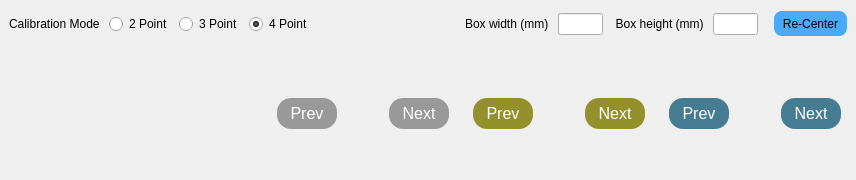
      <widget class="QWidget" name="widgetMain" native="true">
       <property name="sizePolicy">
        <sizepolicy hsizetype="Preferred" vsizetype="Preferred">
         <horstretch>1</horstretch>
         <verstretch>0</verstretch>
        </sizepolicy>
       </property>
       <layout class="QVBoxLayout" name="verticalLayout_10" stretch="0,1,0">
        <property name="spacing">
         <number>0</number>
        </property>
        <property name="leftMargin">
         <number>0</number>
        </property>
        <property name="topMargin">
         <number>0</number>
        </property>
        <property name="rightMargin">
         <number>0</number>
        </property>
        <property name="bottomMargin">
         <number>0</number>
        </property>
        <item>
         <widget class="QFrame" name="frameTopBar">
          <property name="minimumSize">
           <size>
            <width>0</width>
            <height>0</height>
           </size>
          </property>
          <property name="frameShape">
           <enum>QFrame::NoFrame</enum>
          </property>
          <property name="frameShadow">
           <enum>QFrame::Raised</enum>
          </property>
          <layout class="QHBoxLayout" name="horizontalLayout_20">
           <property name="spacing">
            <number>6</number>
           </property>
           <item>
            <widget class="QWidget" name="widgetPointMode" native="true">
             <property name="minimumSize">
              <size>
               <width>0</width>
               <height>30</height>
              </size>
             </property>
             <layout class="QHBoxLayout" name="horizontalLayout_9">
              <property name="spacing">
               <number>6</number>
              </property>
              <property name="leftMargin">
               <number>0</number>
              </property>
              <property name="topMargin">
               <number>0</number>
              </property>
              <property name="rightMargin">
               <number>0</number>
              </property>
              <property name="bottomMargin">
               <number>0</number>
              </property>
              <item>
               <widget class="QLabel" name="label">
                <property name="text">
                 <string>Calibration Mode </string>
                </property>
               </widget>
              </item>
              <item>
               <widget class="QRadioButton" name="radioButton2Points">
                <property name="text">
                 <string>2 Point</string>
                </property>
               </widget>
              </item>
              <item>
               <widget class="QRadioButton" name="radioButton3Points">
                <property name="text">
                 <string>3 Point</string>
                </property>
               </widget>
              </item>
              <item>
               <widget class="QRadioButton" name="radioButton4Points">
                <property name="text">
                 <string>4 Point</string>
                </property>
                <property name="checked">
                 <bool>true</bool>
                </property>
               </widget>
              </item>
             </layout>
            </widget>
           </item>
           <item>
            <spacer name="horizontalSpacer">
             <property name="orientation">
              <enum>Qt::Horizontal</enum>
             </property>
             <property name="sizeHint" stdset="0">
              <size>
               <width>1</width>
               <height>5</height>
              </size>
             </property>
            </spacer>
           </item>
           <item>
            <widget class="QLabel" name="labelRectWidth">
             <property name="text">
              <string>Box width (mm) </string>
             </property>
            </widget>
           </item>
           <item>
            <widget class="QLineEdit" name="lineEditRectWidth">
             <property name="maximumSize">
              <size>
               <width>45</width>
               <height>16777215</height>
              </size>
             </property>
            </widget>
           </item>
           <item>
            <widget class="QLabel" name="labelRectHeight">
             <property name="text">
              <string>  Box height (mm) </string>
             </property>
            </widget>
           </item>
           <item>
            <widget class="QLineEdit" name="lineEditRectHeight">
             <property name="maximumSize">
              <size>
               <width>45</width>
               <height>16777215</height>
              </size>
             </property>
            </widget>
           </item>
           <item>
            <spacer name="horizontalSpacer_6">
             <property name="orientation">
              <enum>Qt::Horizontal</enum>
             </property>
             <property name="sizeType">
              <enum>QSizePolicy::Fixed</enum>
             </property>
             <property name="sizeHint" stdset="0">
              <size>
               <width>10</width>
               <height>5</height>
              </size>
             </property>
            </spacer>
           </item>
           <item>
            <widget class="QToolButton" name="toolButton">
             <property name="cursor">
              <cursorShape>PointingHandCursor</cursorShape>
             </property>
             <property name="styleSheet">
              <string notr="true">background-color: #4ba9f8; border:none; border-radius: 8; padding: 4;</string>
             </property>
             <property name="text">
              <string>Re-Center</string>
             </property>
             <property name="icon">
              <iconset resource="dissection_photo.qrc">
               <normaloff>:/resource/reset@2x.png</normaloff>:/resource/reset@2x.png</iconset>
             </property>
             <property name="iconSize">
              <size>
               <width>24</width>
               <height>24</height>
              </size>
             </property>
            </widget>
           </item>
          </layout>
         </widget>
        </item>
        <item>
         <widget class="WidgetImageView" name="widgetImageView" native="true">
          <property name="enabled">
           <bool>true</bool>
          </property>
          <property name="cursor">
           <cursorShape>PointingHandCursor</cursorShape>
          </property>
         </widget>
        </item>
        <item>
         <widget class="QFrame" name="frameBottomBar">
          <property name="minimumSize">
           <size>
            <width>0</width>
            <height>80</height>
           </size>
          </property>
          <property name="frameShape">
           <enum>QFrame::NoFrame</enum>
          </property>
          <property name="frameShadow">
           <enum>QFrame::Raised</enum>
          </property>
          <layout class="QHBoxLayout" name="horizontalLayout_22" stretch="1,0,0,0">
           <property name="spacing">
            <number>6</number>
           </property>
           <property name="leftMargin">
            <number>6</number>
           </property>
           <property name="topMargin">
            <number>6</number>
           </property>
           <property name="rightMargin">
            <number>6</number>
           </property>
           <property name="bottomMargin">
            <number>6</number>
           </property>
           <item>
            <widget class="QWidget" name="widgetThumbnail" native="true">
             <layout class="QVBoxLayout" name="verticalLayout_11">
              <property name="leftMargin">
               <number>0</number>
              </property>
              <property name="topMargin">
               <number>0</number>
              </property>
              <property name="rightMargin">
               <number>0</number>
              </property>
              <property name="bottomMargin">
               <number>0</number>
              </property>
              <item>
               <widget class="QThumbnailWidget" name="listWidgetThumbnail">
                <property name="sizePolicy">
                 <sizepolicy hsizetype="Expanding" vsizetype="MinimumExpanding">
                  <horstretch>0</horstretch>
                  <verstretch>0</verstretch>
                 </sizepolicy>
                </property>
                <property name="maximumSize">
                 <size>
                  <width>16777215</width>
                  <height>120</height>
                 </size>
                </property>
                <property name="styleSheet">
                 <string notr="true">QListWidget {background: transparent;}
QListWidget::item {
    background-color: none; 
    border: 4px solid transparent; 
}
QListWidget::item:selected {
    background-color: transparent;
    border: 4px solid white; 
}</string>
                </property>
                <property name="editTriggers">
                 <set>QAbstractItemView::NoEditTriggers</set>
                </property>
                <property name="showDropIndicator" stdset="0">
                 <bool>false</bool>
                </property>
                <property name="iconSize">
                 <size>
                  <width>120</width>
                  <height>100</height>
                 </size>
                </property>
                <property name="movement">
                 <enum>QListView::Static</enum>
                </property>
                <property name="isWrapping" stdset="0">
                 <bool>false</bool>
                </property>
                <property name="viewMode">
                 <enum>QListView::IconMode</enum>
                </property>
               </widget>
              </item>
             </layout>
            </widget>
           </item>
           <item>
            <widget class="QWidget" name="widgetIndex" native="true">
             <property name="styleSheet">
              <string>QPushButton {background: #a2293c; padding: 10 18 10 18;font-size: 18px; border: none; border-radius: 20; color:white}
QPushButton:disabled {background: #999999;}</string>
             </property>
             <layout class="QHBoxLayout" name="horizontalLayout_21">
              <property name="spacing">
               <number>6</number>
              </property>
              <property name="topMargin">
               <number>6</number>
              </property>
              <property name="bottomMargin">
               <number>6</number>
              </property>
              <item>
               <widget class="QPushButton" name="pushButtonPrevious">
                <property name="enabled">
                 <bool>false</bool>
                </property>
                <property name="minimumSize">
                 <size>
                  <width>60</width>
                  <height>0</height>
                 </size>
                </property>
                <property name="cursor">
                 <cursorShape>PointingHandCursor</cursorShape>
                </property>
                <property name="styleSheet">
                 <string notr="true">QPushButton {background: #a2293c; padding: 6 8 6 8;font-size: 16px; border: none; border-radius: 14; color:white}
QPushButton:disabled {background: #999999;}</string>
                </property>
                <property name="text">
                 <string>Prev</string>
                </property>
               </widget>
              </item>
              <item>
               <widget class="QLabel" name="labelIndex">
                <property name="minimumSize">
                 <size>
                  <width>40</width>
                  <height>0</height>
                 </size>
                </property>
                <property name="text">
                 <string/>
                </property>
                <property name="alignment">
                 <set>Qt::AlignCenter</set>
                </property>
               </widget>
              </item>
              <item>
               <widget class="QPushButton" name="pushButtonNext">
                <property name="enabled">
                 <bool>false</bool>
                </property>
                <property name="minimumSize">
                 <size>
                  <width>60</width>
                  <height>0</height>
                 </size>
                </property>
                <property name="cursor">
                 <cursorShape>PointingHandCursor</cursorShape>
                </property>
                <property name="styleSheet">
                 <string notr="true">QPushButton {background: #a2293c; padding: 6 8 6 8;font-size: 16px; border: none; border-radius: 14; color:white}
QPushButton:disabled {background: #999999;}</string>
                </property>
                <property name="text">
                 <string>Next</string>
                </property>
               </widget>
              </item>
             </layout>
            </widget>
           </item>
           <item>
            <widget class="QWidget" name="widgetIndexSeg" native="true">
             <property name="styleSheet">
              <string>QPushButton {background: #a2293c; padding: 10 18 10 18;font-size: 18px; border: none; border-radius: 20; color:white}
QPushButton:disabled {background: #999999;}</string>
             </property>
             <layout class="QHBoxLayout" name="horizontalLayout_23">
              <property name="spacing">
               <number>6</number>
              </property>
              <property name="topMargin">
               <number>6</number>
              </property>
              <property name="bottomMargin">
               <number>6</number>
              </property>
              <item>
               <widget class="QPushButton" name="pushButtonPreviousSeg">
                <property name="minimumSize">
                 <size>
                  <width>60</width>
                  <height>0</height>
                 </size>
                </property>
                <property name="styleSheet">
                 <string notr="true">QPushButton {background: #94902c; padding: 6 8 6 8;font-size: 16px; border: none; border-radius: 14; color:white}
QPushButton:disabled {background: #999999;}</string>
                </property>
                <property name="text">
                 <string>Prev</string>
                </property>
               </widget>
              </item>
              <item>
               <widget class="QLabel" name="labelIndexSeg">
                <property name="minimumSize">
                 <size>
                  <width>40</width>
                  <height>0</height>
                 </size>
                </property>
                <property name="text">
                 <string/>
                </property>
                <property name="alignment">
                 <set>Qt::AlignCenter</set>
                </property>
               </widget>
              </item>
              <item>
               <widget class="QPushButton" name="pushButtonNextSeg">
                <property name="minimumSize">
                 <size>
                  <width>60</width>
                  <height>0</height>
                 </size>
                </property>
                <property name="styleSheet">
                 <string notr="true">QPushButton {background: #94902c; padding: 6 8 6 8;font-size: 16px; border: none; border-radius: 14; color:white}
QPushButton:disabled {background: #999999;}</string>
                </property>
                <property name="text">
                 <string>Next</string>
                </property>
               </widget>
              </item>
             </layout>
            </widget>
           </item>
           <item>
            <widget class="QWidget" name="widgetIndexCC" native="true">
             <property name="styleSheet">
              <string>QPushButton {background: #a2293c; padding: 10 18 10 18;font-size: 18px; border: none; border-radius: 20; color:white}
QPushButton:disabled {background: #999999;}</string>
             </property>
             <layout class="QHBoxLayout" name="horizontalLayout_24">
              <property name="spacing">
               <number>6</number>
              </property>
              <property name="topMargin">
               <number>6</number>
              </property>
              <property name="bottomMargin">
               <number>6</number>
              </property>
              <item>
               <widget class="QPushButton" name="pushButtonPreviousCC">
                <property name="enabled">
                 <bool>true</bool>
                </property>
                <property name="minimumSize">
                 <size>
                  <width>60</width>
                  <height>0</height>
                 </size>
                </property>
                <property name="styleSheet">
                 <string notr="true">QPushButton {background: #457c92; padding: 6 8 6 8;font-size: 16px; border: none; border-radius: 14; color:white}
QPushButton:disabled {background: #999999;}</string>
                </property>
                <property name="text">
                 <string>Prev</string>
                </property>
               </widget>
              </item>
              <item>
               <widget class="QLabel" name="labelIndexCC">
                <property name="minimumSize">
                 <size>
                  <width>40</width>
                  <height>0</height>
                 </size>
                </property>
                <property name="text">
                 <string/>
                </property>
                <property name="alignment">
                 <set>Qt::AlignCenter</set>
                </property>
               </widget>
              </item>
              <item>
               <widget class="QPushButton" name="pushButtonNextCC">
                <property name="enabled">
                 <bool>true</bool>
                </property>
                <property name="minimumSize">
                 <size>
                  <width>60</width>
                  <height>0</height>
                 </size>
                </property>
                <property name="styleSheet">
                 <string notr="true">QPushButton {background: #457c92; padding: 6 8 6 8;font-size: 16px; border: none; border-radius: 14; color:white}
QPushButton:disabled {background: #999999;}</string>
                </property>
                <property name="text">
                 <string>Next</string>
                </property>
               </widget>
              </item>
             </layout>
            </widget>
           </item>
          </layout>
         </widget>
        </item>
       </layout>
      </widget>
